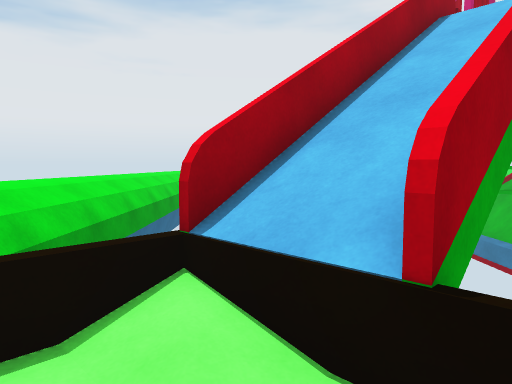
View 1 (above)

24 first-person views from a walk through a scene from a Unity 3-D project. The camera is 1.4 m above the floor, tilts 4° down and sees 70° across. The floor is counted in squares, 1 m on a side. Each view is taken from the middle of a square. On the plan, view 1 faces up. The plan holds only what a view shows up to about 16 squares ahead; the rest is blank. The place goes on beyond the plan. Some animated figures are not drawn.

View 2
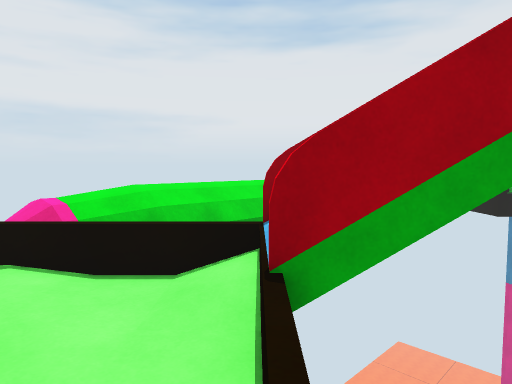

View 3
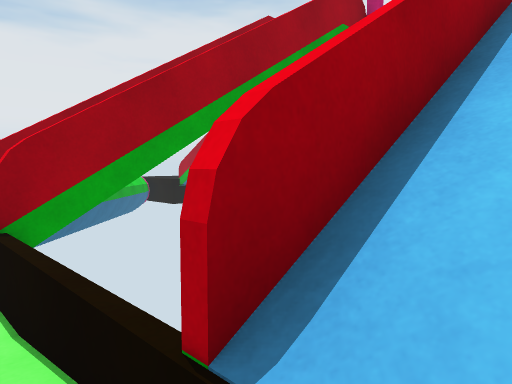

View 4
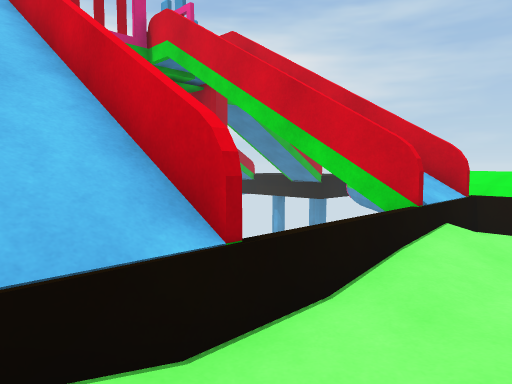

View 5
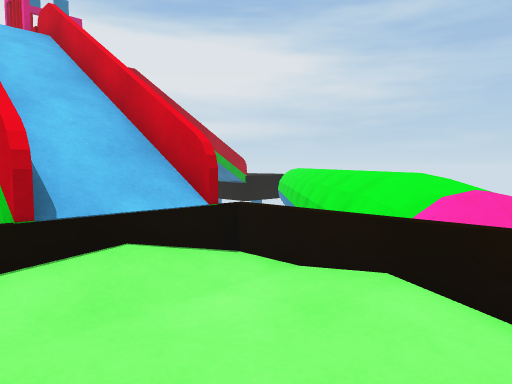

View 6
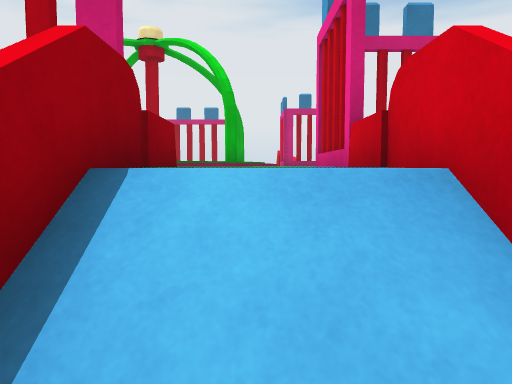

View 7
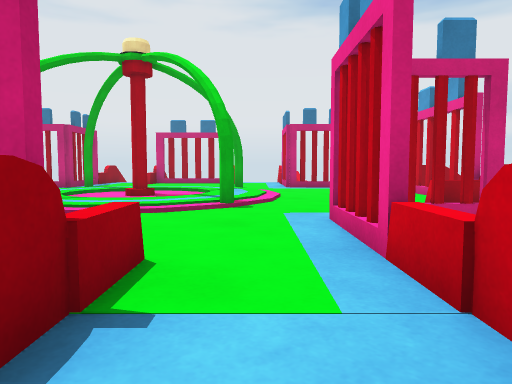

View 8
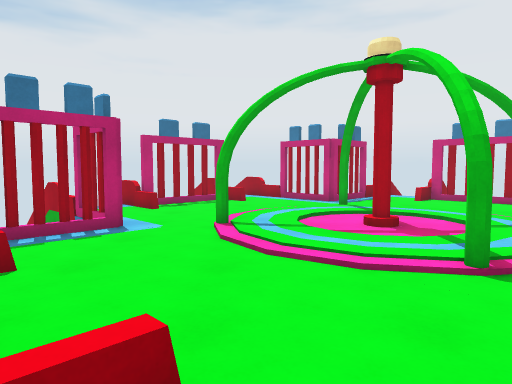

View 9
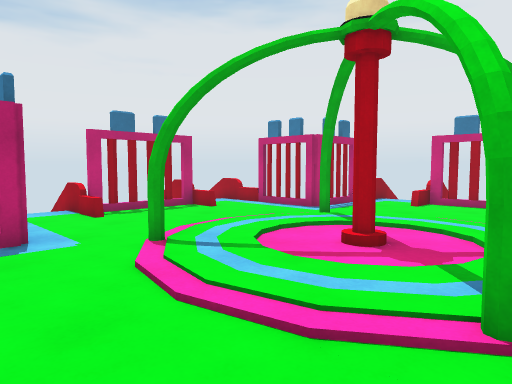

View 10
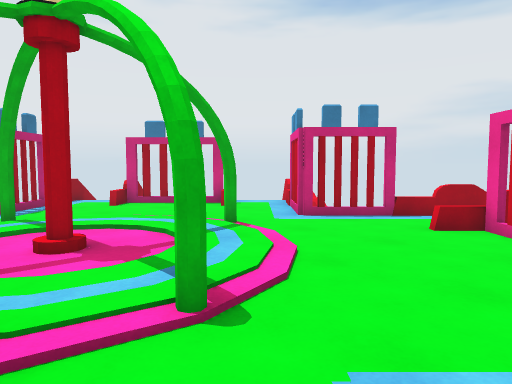

View 11
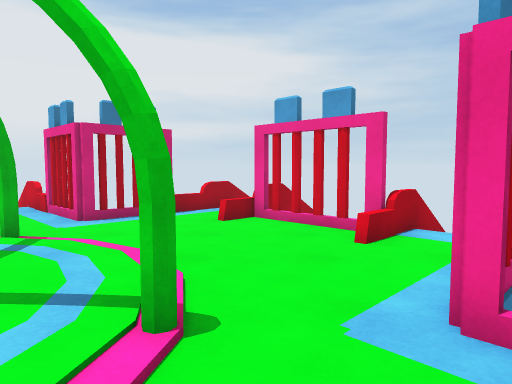

View 12
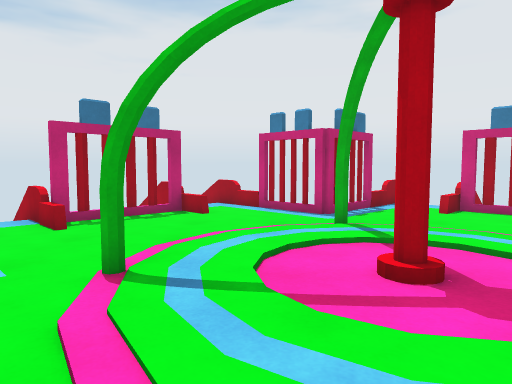

View 13
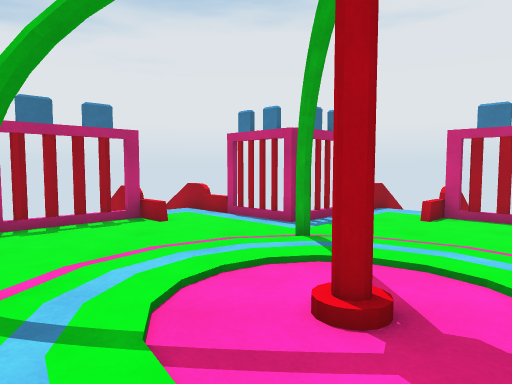

View 14
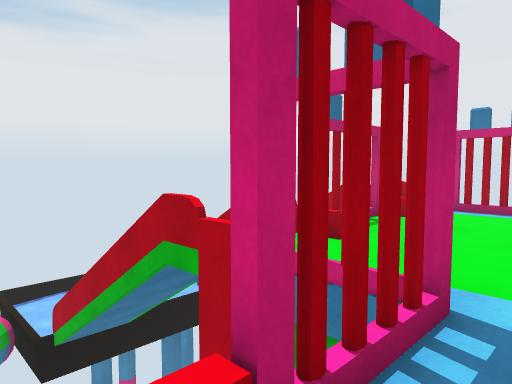

View 15
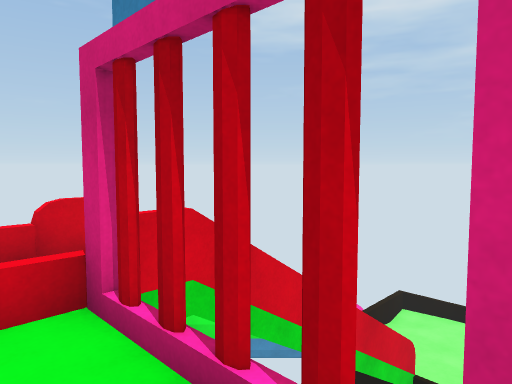

View 16
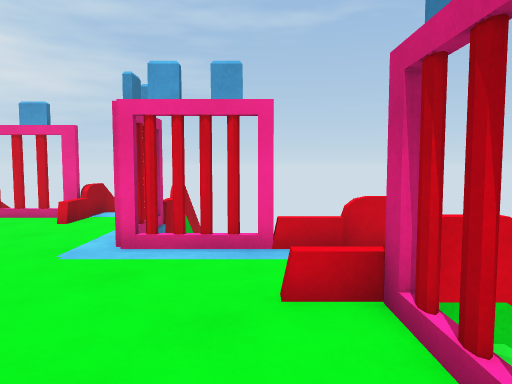

View 17
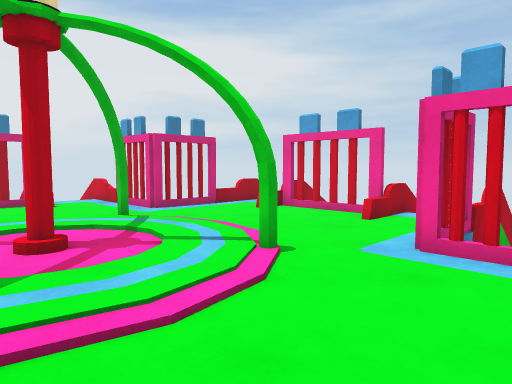

View 18
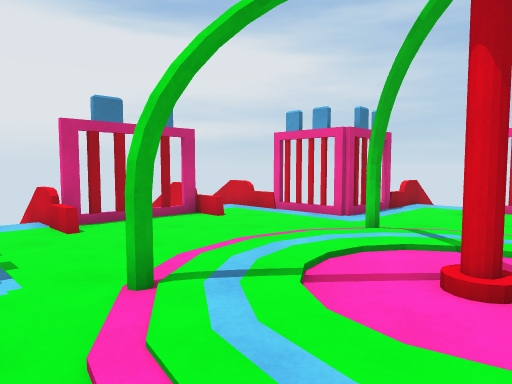

View 19
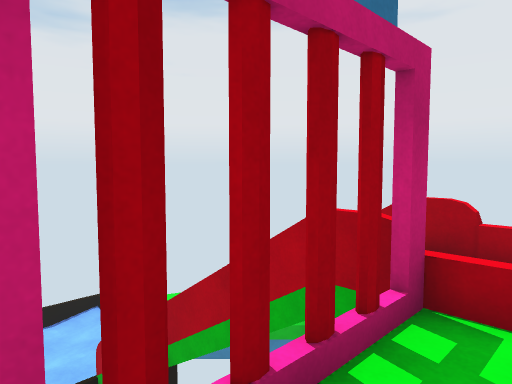

View 20
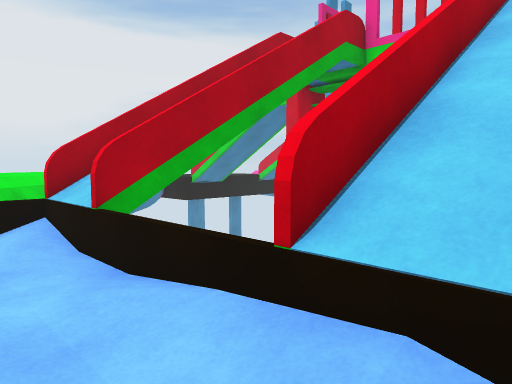

View 21
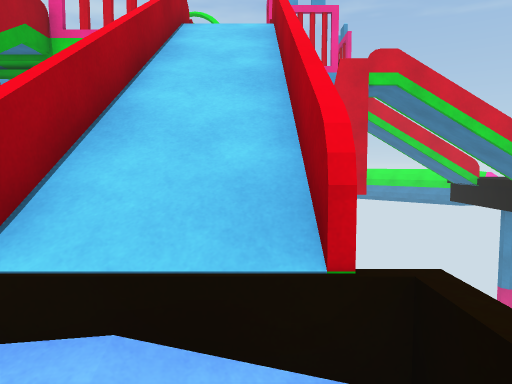

View 22
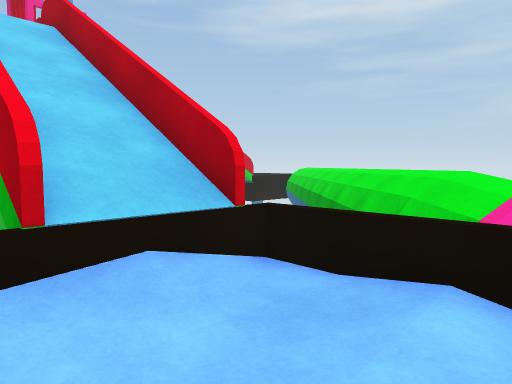

View 23
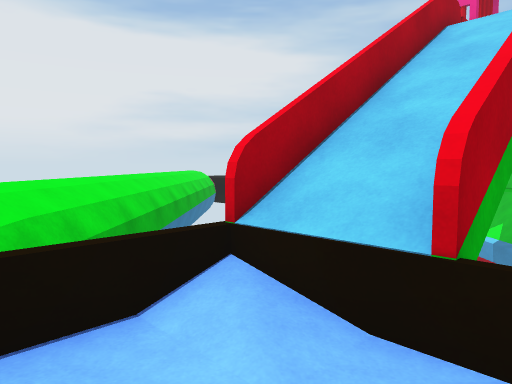

View 24
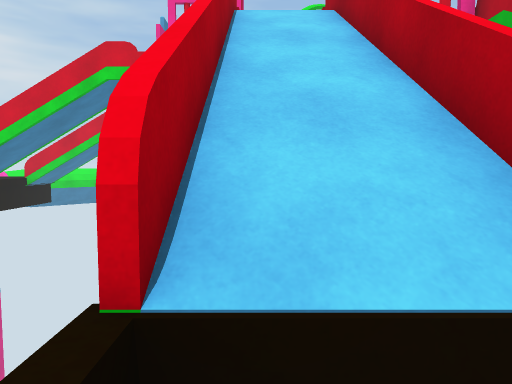

### Floor plan
Key: @ floor where view 1 was taken; # wall or solid block; x gap in a wall; . main floor; - floor 5 m lower than the main floor; _ floor 5.25 m lower than the main floor; / step, stairs or slope; = window, fence, low wall or low ledge; ^ raised ledge; v drop or lower ground; O other object.
Columns run from 5 left of view 1 to 25 right of it. Each row starts with its distance up from view 1.
 31     #=-   ^^^^^^ ^
 30     =---  ^^^^^^^^^^^^^
 29      ----=#        ##
 28       ----=
 27       ---/#x
 26     _  --=//##
 25      ---=x///##         ##
 24 #=----/==##///##       ##/
 23 ##=--/### ##///##     ##/
 22  ^#=-//##  ##///=#   #=/
 21  ^^=#///##  ##/..## ##../#
 20  ^^ =#///##  #=...###...=#
 19  ^^  ##///## #x....#....## ##
 18  ^^   ##///=##...........# =/
 17  ^^    ##//.#.............#.//#
 16  ^^     #=.........O.........##
 15  ^^      ##......     ......##
 14  ^^        #....       ....##
 13  ^^        ##..O   O   O..##
 12  ^^         #...   O   ...##
 11  ^^        x#....      ....##
 10  ^^      ##......     ......##
  9  ^^     #=.........O.........=#
  8  ^^    #=// #.............#.//=
  7  ^^   #=///=##...........vv=/
  6  ^^   =///=# ##....#....#v #=
  5  ^^  x///=#  #=#..###...=#
  4  ^^ x=//=#  ##/..## ##../=
  3  ^^=/===#  ##///=#    =/
  2  ^=---#=  ##///=#     #=
  1  =-----= ##///=#
  0      @--/#///=#
 -1        -////=#
 -2       ---/=##
 -3      __---==
 -4      ----==#  ######
 -5      ---=^^^^^^^^^^^^^
 -6      =-=#^^^^^^^^
 -7      #=##

Positions as (right, up) in squares from view 1, and headings:
1: (0, 0), facing up
2: (3, 0), facing up-left
3: (4, -2), facing up
4: (-2, 2), facing right
5: (0, -3), facing right
6: (8, 2), facing up-right
7: (9, 3), facing up-right
8: (11, 4), facing up
9: (12, 6), facing up
10: (12, 6), facing up-right
11: (11, 8), facing right
12: (12, 8), facing up
13: (13, 9), facing up
14: (6, 9), facing up
15: (8, 9), facing down
16: (8, 9), facing down-right
17: (8, 9), facing right
18: (10, 15), facing right
19: (8, 16), facing up
20: (-2, 23), facing right
21: (-2, 23), facing down-right
22: (-1, 26), facing down
23: (1, 27), facing right
24: (4, 28), facing down-right
